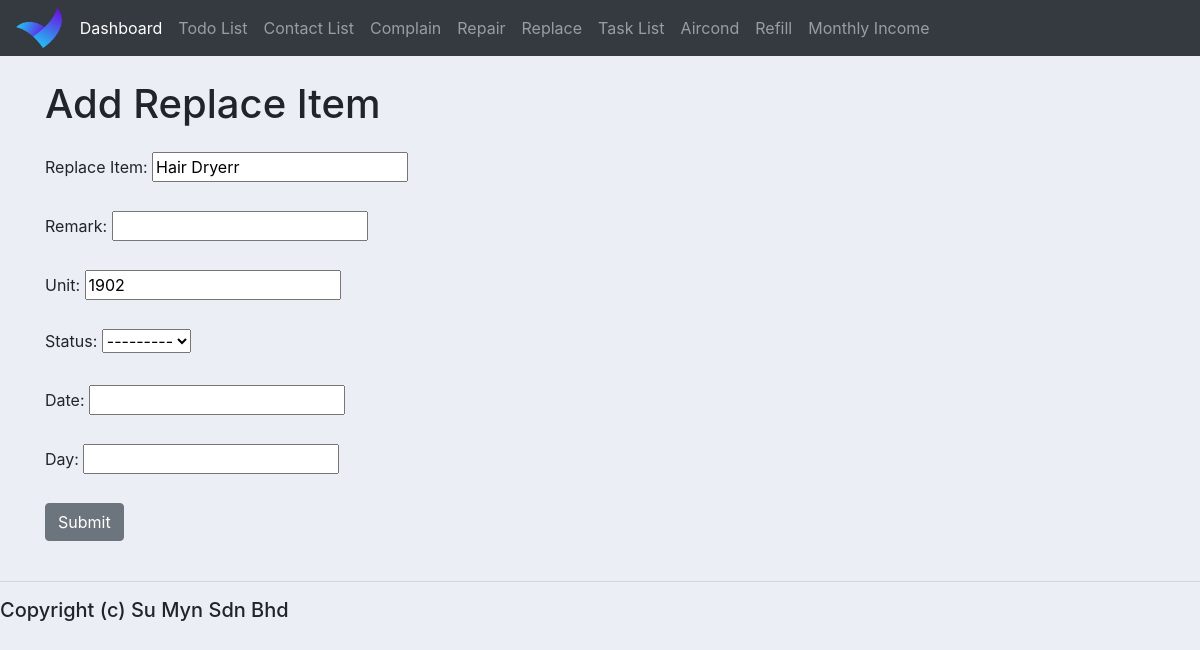
/update_replace_list/1, run on the app's committed database.
### homestay_app/models.py (models this page shows, shortened)
class ReplaceList(models.Model):
    STATUS = (
        ("Pending", "Pending"),
        ("Done", "Done"),
    )
    replace_item = models.CharField(max_length=200, null=True, blank=True)
    remark = models.CharField(max_length=200, null=True, blank=True)
    unit = models.CharField(max_length=30, null=True, blank=True)
    status = models.CharField(max_length=30, blank=True, null=True, choices=STATUS)
    date = models.CharField(max_length=30, null=True, blank=True)
    day = models.CharField(max_length=30, null=True, blank=True)
    created_at = models.DateTimeField(auto_now_add=True, null=True, blank=True)
    updated_at = models.DateTimeField(auto_now=True, null=True, blank=True)

### homestay_app/views.py (the view)
# urls.py: path('update_replace_list/<str:pk>', views.updateReplaceList, name='updateReplaceList'),
def updateReplaceList(request, pk):
    replace_list = ReplaceList.objects.get(id=pk)
    form = ReplaceListForm(instance=replace_list)
    if request.method == "POST":
        form = ReplaceListForm(request.POST, instance=replace_list)
        if form.is_valid():
            form.save()
            return redirect('/table_replace_list/')
    context = {'form':form, 'replace_list':replace_list}
    return render(request, "form_replace_list.html", context)

### homestay_app/forms.py
class ReplaceListForm(ModelForm):
    class Meta:
        model = ReplaceList
        fields = '__all__'

### homestay_app/templates/form_replace_list.html (shortened to what this page needs)
{% extends 'base.html' %}
{% block content %}
    <div class="container">
        <h1 class="mt-4 mb-4">{% if todo_item %}Update{% else %}Add{% endif %} Replace Item</h1>
        <form method="post">
            <div class="form-group mb-4">
                <label for="replace_item">Replace Item:</label>
                {{ form.replace_item }}
            </div>
            <div class="form-group mb-4">
                <label for="remark">Remark:</label>
                {{ form.remark }}
            </div>
            <div class="form-group mb-4">
                <label for="unit">Unit:</label>
                {{ form.unit }}
            </div>
            <div class="form-group mb-4">
                <label for="status">Status:</label>
                {{ form.status }}
            </div>
            <div class="form-group mb-4">
                <label for="date">Date:</label>
                {{ form.date }}
            </div>
            <div class="form-group mb-4">
                <label for="day">Day:</label>
                {{ form.day }}
            </div>
            <button class="btn btn-secondary mb-4" type="submit">Submit</button>
        </form>
    </div>
{% endblock %}

### static/css/base.css (style rules this page uses)
body { background-color: #ebeff5; }

### data on the page
ReplaceList: replace_item "Hair Dryerr", unit "1902", status "---------"
